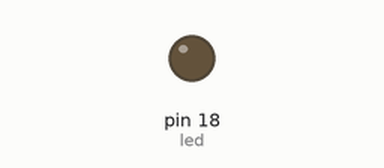
Bench run of a program on a simulated MicroPython board. Parts: output pins drawn as LEDs (lit = HIGH).

Above: at 0.05 s.
At 0.35 s:
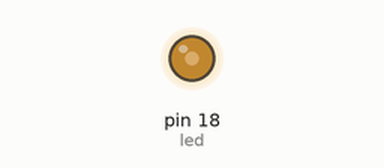
At 0.7 s:
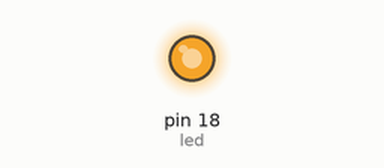
Timing chart, 0 to 3.0 s (numbered marks = the images above):
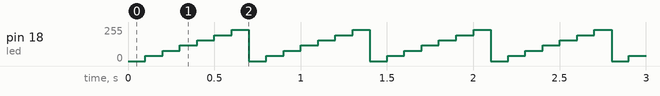

The program:

main.py
```python
from machine import Pin, PWM
from time import sleep

led = PWM(Pin(18))

def ledon(brightness=65535):
    led.duty_u16(brightness)


while True:
    for a in range(0, 65536, 10000):
        ledon(a)
        sleep(0.1)
```

Measured:
- by itself, pin 18 (led): repeats every 0.70 s: 78/255 0.10 s, 117/255 0.10 s, 156/255 0.10 s, 195/255 0.10 s, 233/255 0.10 s, 0/255 0.10 s, 39/255 0.10 s
